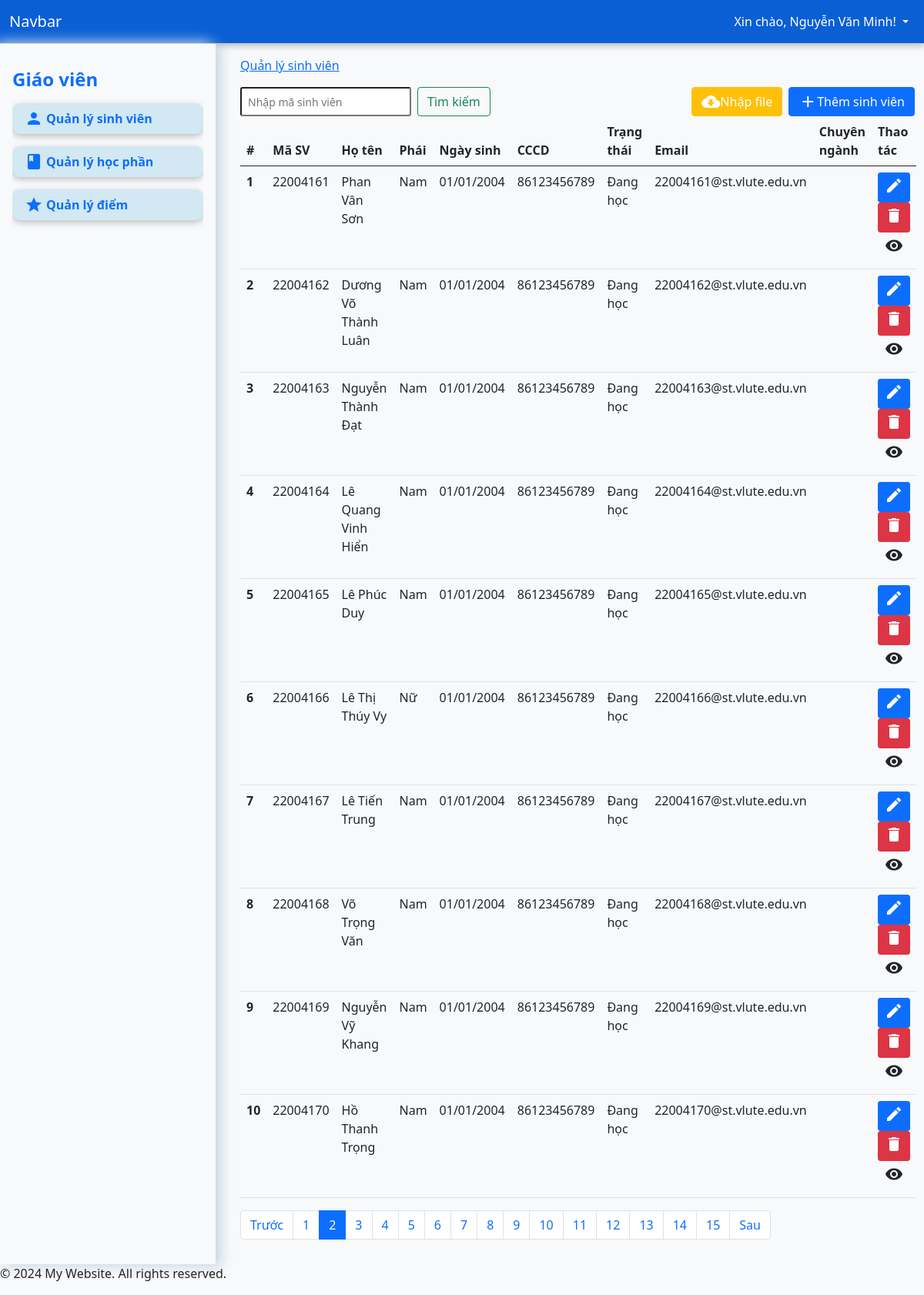
Before: /?page=students&num=2 (signed in) with the older database file.
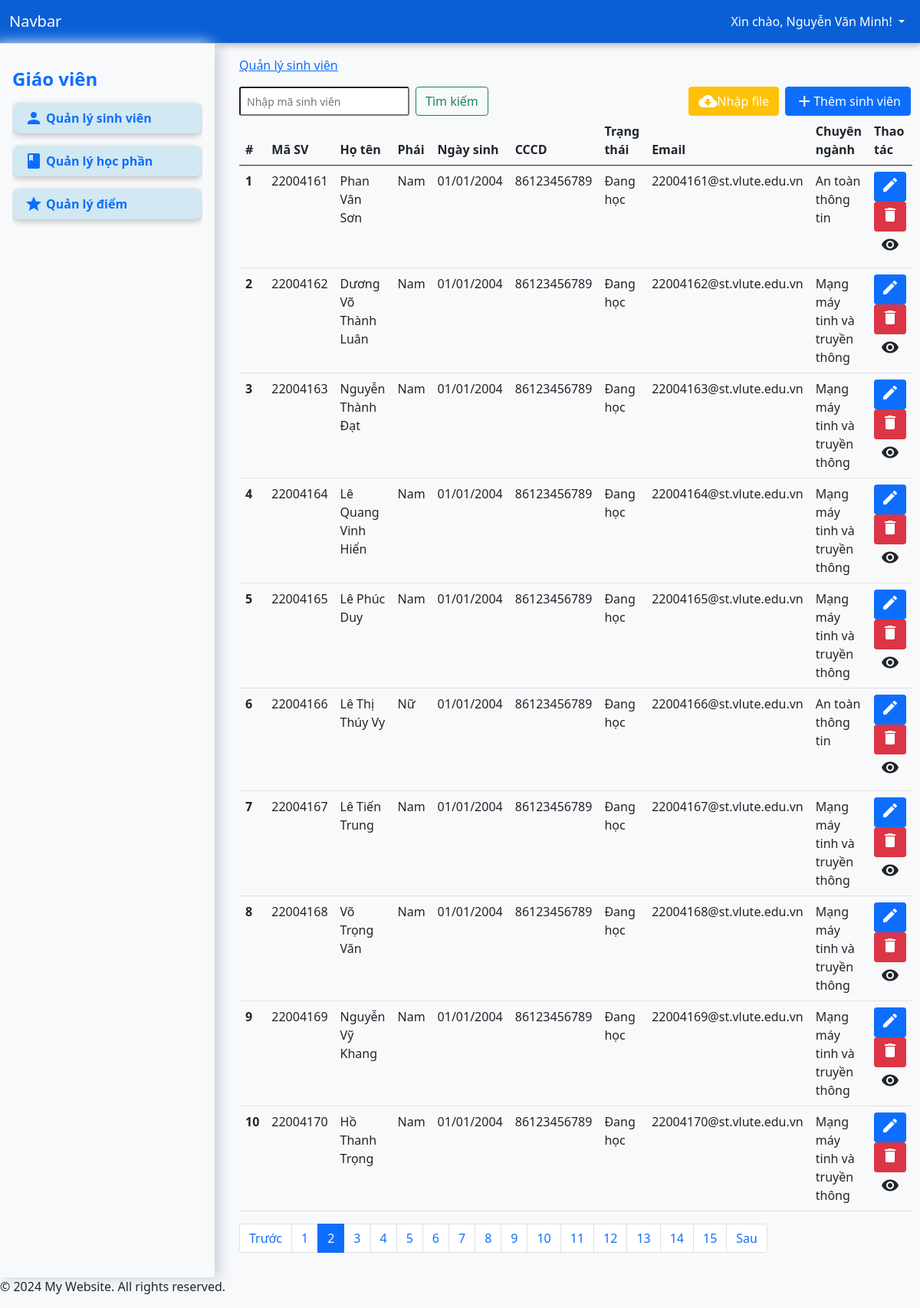
After: the same page with the newer database file.
### tables this page shows
CREATE TABLE `students` (
  `id` int(11) NOT NULL,
  `student_code` varchar(50) NOT NULL,
  `full_name` varchar(255) NOT NULL,
  `identity` varchar(255) NOT NULL,
  `dob` date DEFAULT NULL,
  `gender` enum('Nam','Nữ','Khác') NOT NULL DEFAULT 'Nam',
  `address` varchar(255) NOT NULL,
  `email` varchar(255) DEFAULT NULL,
  `major` varchar(50) NOT NULL,
  `status` enum('Đang học','Tạm dừng học','Đã tốt nghiệp','Nghỉ học','Buộc thôi học') DEFAULT 'Đang học',
  `created_at` datetime DEFAULT current_timestamp()
);

CREATE TABLE `majors` (
  `id` int(11) NOT NULL,
  `major_code` varchar(50) NOT NULL,
  `major_name` varchar(255) NOT NULL,
  `courses` text DEFAULT NULL
);

### app/controller/StudentController.php (called while the page is built, shortened)
<?php
class StudentController
{
    private $conn;
    public function __construct($conn)
    {
        $this->conn = $conn;
    }
    public function index($limit = PHP_INT_MAX, $offset = 0)
    {
        $query = "SELECT * FROM students LIMIT $offset, $limit";
        $result = mysqli_query($this->conn, $query);
        $students = [];
        while ($row = mysqli_fetch_assoc($result)) {
            $students[] = $row;
        }
        return $students;
    }
    public function count()
    {
        $query = "SELECT COUNT(*) as total FROM students";
        $result = mysqli_query($this->conn, $query);
        $row = mysqli_fetch_assoc($result);
        return $row['total'];
    }
}

### app/views/pages/students.php (the view, shortened to what the changed rows need)
<?php
require_once "app/controller/StudentController.php";
$studentController = new StudentController($conn);
$page = isset($_GET['num']) ? (int)$_GET['num'] : 1;
$page = max($page, 1);
$limit = 10;
$offset = ($page - 1) * $limit;
$search = isset($_POST['search']) ? $_POST['search'] : '';
if ($search) {
    $students = $studentController->show($search);
    $total_students = count($students);
    $total_pages = 1;
} else {
    $students = $studentController->index($limit, $offset);
    $total_students = $studentController->count();
    $total_pages = ceil($total_students / $limit);
}
?>
<nav aria-label="Page navigation example">
    <table class="table">
        <thead>
            <tr>
                <th scope="col">#</th>
                <th scope="col">Mã SV</th>
                <th scope="col">Họ tên</th>
                <th scope="col">Phái</th>
                <th scope="col">Ngày sinh</th>
                <th scope="col">CCCD</th>
                <th scope="col">Trạng thái</th>
                <th scope="col">Email</th>
                <th scope="col">Chuyên ngành</th>
                <th scope="col">Thao tác</th>
            </tr>
        </thead>
        <tbody>
            <?php foreach ($students as $index => $student): ?>
                <tr>
                    <th scope="row"><?php echo $index + 1; ?></th>
                    <td><?php echo htmlspecialchars($student['student_code']); ?></td>
                    <td><?php echo htmlspecialchars($student['full_name']); ?></td>
                    <td><?php echo htmlspecialchars($student['gender']); ?></td>
                    <td><?php echo htmlspecialchars(date('d/m/Y', strtotime($student['dob']))); ?></td>
                    <td><?php echo htmlspecialchars($student['identity']); ?></td>
                    <td><?php echo htmlspecialchars($student['status']); ?></td>
                    <td><?php echo htmlspecialchars($student['email']); ?></td>
                    <td>
                        <?php
                        $major_code = $student['major'];
                        $query = "Select major_name from majors where major_code = '$major_code'";
                        $result = mysqli_query($conn, $query);
                        if ($result && mysqli_num_rows($result) > 0) {
                            $row = mysqli_fetch_assoc($result);
                            echo $row['major_name'];
                        } else {
                            echo "";
                        }
                        ?>
                    </td>
                    <td>
                        <?php if ($_SESSION['auth_user']['role'] == 'GV'): ?>
                            <button class="btn btn-primary btn-sm" data-bs-toggle="modal" data-bs-target="#editStudentModal"
                                data-id="<?php echo $student['id']; ?>"
                                data-student_code="<?php echo htmlspecialchars($student['student_code']); ?>"
                                data-full_name="<?php echo htmlspecialchars($student['full_name']); ?>"
                                data-dob="<?php echo htmlspecialchars($student['dob']); ?>"
                                data-identity="<?php echo htmlspecialchars($student['identity']); ?>"
                                data-address="<?php echo htmlspecialchars($student['address']); ?>"
                                data-gender="<?php echo htmlspecialchars($student['gender']); ?>"
                                data-email="<?php echo htmlspecialchars($student['email']); ?>">
                                <i class="material-icons">edit</i>
                            </button>
                            <form action="app/controller/StudentController.php" method="POST" style="display:inline;">
                                <button type="submit" class="btn btn-danger btn-sm"><i class="material-icons">delete</i></button>
                            </form>
                        <?php endif; ?>
                        <a type="button" class="btn btn-sm" href="?page=detail&student_code=<?php echo $student['student_code'] ?>"><i class="material-icons">visibility</i></a>
                    </td>
                </tr>
            <?php endforeach; ?>
        </tbody>
    </table>
    <ul class="pagination">
        <?php for ($i = 1; $i <= $total_pages; $i++): ?>
            <li class="page-item <?php if ($page == $i) echo 'active'; ?>">
                <a class="page-link" href="?page=students&num=<?php echo $i; ?>"><?php echo $i; ?></a>
            </li>
        <?php endfor; ?>
    </ul>
</nav>

Changed rows visible on the page:
removed students: student_code "22004161", full_name "Phan Vân Sơn", gender "Nam", dob "01/01/2004", identity "86123456789", status "Đang học", email "22004161@st.vlute.edu.vn"
removed students: student_code "22004162", full_name "Dương Võ Thành Luân", gender "Nam", dob "01/01/2004", identity "86123456789", status "Đang học", email "22004162@st.vlute.edu.vn"
removed students: student_code "22004163", full_name "Nguyễn Thành Đạt", gender "Nam", dob "01/01/2004", identity "86123456789", status "Đang học", email "22004163@st.vlute.edu.vn"
removed students: student_code "22004164", full_name "Lê Quang Vinh Hiển", gender "Nam", dob "01/01/2004", identity "86123456789", status "Đang học", email "22004164@st.vlute.edu.vn"
removed students: student_code "22004165", full_name "Lê Phúc Duy", gender "Nam", dob "01/01/2004", identity "86123456789", status "Đang học", email "22004165@st.vlute.edu.vn"
removed students: student_code "22004166", full_name "Lê Thị Thúy Vy", gender "Nữ", dob "01/01/2004", identity "86123456789", status "Đang học", email "22004166@st.vlute.edu.vn"
removed students: student_code "22004167", full_name "Lê Tiến Trung", gender "Nam", dob "01/01/2004", identity "86123456789", status "Đang học", email "22004167@st.vlute.edu.vn"
removed students: student_code "22004168", full_name "Võ Trọng Văn", gender "Nam", dob "01/01/2004", identity "86123456789", status "Đang học", email "22004168@st.vlute.edu.vn"
removed students: student_code "22004169", full_name "Nguyễn Vỹ Khang", gender "Nam", dob "01/01/2004", identity "86123456789", status "Đang học", email "22004169@st.vlute.edu.vn"
removed students: student_code "22004170", full_name "Hồ Thanh Trọng", gender "Nam", dob "01/01/2004", identity "86123456789", status "Đang học", email "22004170@st.vlute.edu.vn"
added students: student_code "22004161", full_name "Phan Vân Sơn", gender "Nam", dob "01/01/2004", identity "86123456789", status "Đang học", email "22004161@st.vlute.edu.vn", majors.major_name "An toàn thông tin"
added students: student_code "22004162", full_name "Dương Võ Thành Luân", gender "Nam", dob "01/01/2004", identity "86123456789", status "Đang học", email "22004162@st.vlute.edu.vn", majors.major_name "Mạng máy tinh và truyền thông"
added students: student_code "22004163", full_name "Nguyễn Thành Đạt", gender "Nam", dob "01/01/2004", identity "86123456789", status "Đang học", email "22004163@st.vlute.edu.vn", majors.major_name "Mạng máy tinh và truyền thông"
added students: student_code "22004164", full_name "Lê Quang Vinh Hiển", gender "Nam", dob "01/01/2004", identity "86123456789", status "Đang học", email "22004164@st.vlute.edu.vn", majors.major_name "Mạng máy tinh và truyền thông"
added students: student_code "22004165", full_name "Lê Phúc Duy", gender "Nam", dob "01/01/2004", identity "86123456789", status "Đang học", email "22004165@st.vlute.edu.vn", majors.major_name "Mạng máy tinh và truyền thông"
added students: student_code "22004166", full_name "Lê Thị Thúy Vy", gender "Nữ", dob "01/01/2004", identity "86123456789", status "Đang học", email "22004166@st.vlute.edu.vn", majors.major_name "An toàn thông tin"
added students: student_code "22004167", full_name "Lê Tiến Trung", gender "Nam", dob "01/01/2004", identity "86123456789", status "Đang học", email "22004167@st.vlute.edu.vn", majors.major_name "Mạng máy tinh và truyền thông"
added students: student_code "22004168", full_name "Võ Trọng Văn", gender "Nam", dob "01/01/2004", identity "86123456789", status "Đang học", email "22004168@st.vlute.edu.vn", majors.major_name "Mạng máy tinh và truyền thông"
added students: student_code "22004169", full_name "Nguyễn Vỹ Khang", gender "Nam", dob "01/01/2004", identity "86123456789", status "Đang học", email "22004169@st.vlute.edu.vn", majors.major_name "Mạng máy tinh và truyền thông"
added students: student_code "22004170", full_name "Hồ Thanh Trọng", gender "Nam", dob "01/01/2004", identity "86123456789", status "Đang học", email "22004170@st.vlute.edu.vn", majors.major_name "Mạng máy tinh và truyền thông"
